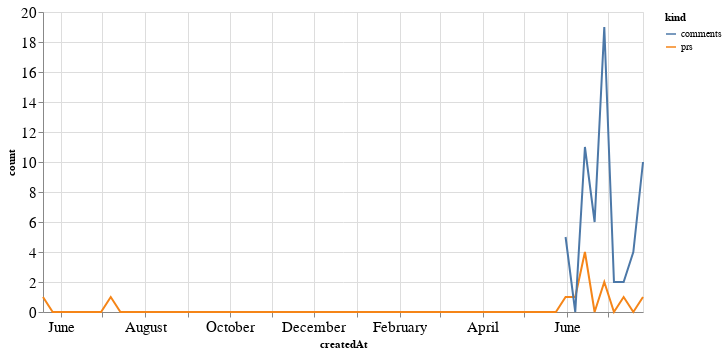

Notebook cell for this chart:
### Code cell
alt.Chart(total_time, width=600).mark_line().encode(
    x='createdAt',
    y='count',
    color='kind'
)

### Figure 1 — Vega-Lite specification as saved in the notebook (floating-point values rounded to 4 significant figures)
{"config": {"axisLeft": {"labelFontSize": 15}, "axisBottom": {"labelFontSize": 15}}, "data": {"name": "data-994253a22a9476f45c2e0a653b8aa02f"}, "mark": "line", "encoding": {"color": {"type": "nominal", "field": "kind"}, "x": {"type": "temporal", "field": "createdAt"}, "y": {"type": "quantitative", "field": "count"}}, "width": 600, "$schema": "https://vega.github.io/schema/vega-lite/v4.8.1.json", "datasets": {"data-994253a22a9476f45c2e0a653b8aa02f": [{"createdAt": "2019-05-19T00:00:00", "kind": "prs", "count": 1.0}, {"createdAt": "2019-05-26T00:00:00", "kind": "prs", "count": 0.0}, {"createdAt": "2019-06-02T00:00:00", "kind": "prs", "count": 0.0}, {"createdAt": "2019-06-09T00:00:00", "kind": "prs", "count": 0.0}, {"createdAt": "2019-06-16T00:00:00", "kind": "prs", "count": 0.0}, {"createdAt": "2019-06-23T00:00:00", "kind": "prs", "count": 0.0}, {"createdAt": "2019-06-30T00:00:00", "kind": "prs", "count": 0.0}, {"createdAt": "2019-07-07T00:00:00", "kind": "prs", "count": 1.0}, {"createdAt": "2019-07-14T00:00:00", "kind": "prs", "count": 0.0}, {"createdAt": "2019-07-21T00:00:00", "kind": "prs", "count": 0.0}, {"createdAt": "2019-07-28T00:00:00", "kind": "prs", "count": 0.0}, {"createdAt": "2019-08-04T00:00:00", "kind": "prs", "count": 0.0}, {"createdAt": "2019-08-11T00:00:00", "kind": "prs", "count": 0.0}, {"createdAt": "2019-08-18T00:00:00", "kind": "prs", "count": 0.0}, {"createdAt": "2019-08-25T00:00:00", "kind": "prs", "count": 0.0}, {"createdAt": "2019-09-01T00:00:00", "kind": "prs", "count": 0.0}, {"createdAt": "2019-09-08T00:00:00", "kind": "prs", "count": 0.0}, {"createdAt": "2019-09-15T00:00:00", "kind": "prs", "count": 0.0}, {"createdAt": "2019-09-22T00:00:00", "kind": "prs", "count": 0.0}, {"createdAt": "2019-09-29T00:00:00", "kind": "prs", "count": 0.0}, {"createdAt": "2019-10-06T00:00:00", "kind": "prs", "count": 0.0}, {"createdAt": "2019-10-13T00:00:00", "kind": "prs", "count": 0.0}, {"createdAt": "2019-10-20T00:00:00", "kind": "prs", "count": 0.0}, {"createdAt": "2019-10-27T00:00:00", "kind": "prs", "count": 0.0}, {"createdAt": "2019-11-03T00:00:00", "kind": "prs", "count": 0.0}, {"createdAt": "2019-11-10T00:00:00", "kind": "prs", "count": 0.0}, {"createdAt": "2019-11-17T00:00:00", "kind": "prs", "count": 0.0}, {"createdAt": "2019-11-24T00:00:00", "kind": "prs", "count": 0.0}, {"createdAt": "2019-12-01T00:00:00", "kind": "prs", "count": 0.0}, {"createdAt": "2019-12-08T00:00:00", "kind": "prs", "count": 0.0}, {"createdAt": "2019-12-15T00:00:00", "kind": "prs", "count": 0.0}, {"createdAt": "2019-12-22T00:00:00", "kind": "prs", "count": 0.0}, {"createdAt": "2019-12-29T00:00:00", "kind": "prs", "count": 0.0}, {"createdAt": "2020-01-05T00:00:00", "kind": "prs", "count": 0.0}, {"createdAt": "2020-01-12T00:00:00", "kind": "prs", "count": 0.0}, {"createdAt": "2020-01-19T00:00:00", "kind": "prs", "count": 0.0}, {"createdAt": "2020-01-26T00:00:00", "kind": "prs", "count": 0.0}, {"createdAt": "2020-02-02T00:00:00", "kind": "prs", "count": 0.0}, {"createdAt": "2020-02-09T00:00:00", "kind": "prs", "count": 0.0}, {"createdAt": "2020-02-16T00:00:00", "kind": "prs", "count": 0.0}, {"createdAt": "2020-02-23T00:00:00", "kind": "prs", "count": 0.0}, {"createdAt": "2020-03-01T00:00:00", "kind": "prs", "count": 0.0}, {"createdAt": "2020-03-08T00:00:00", "kind": "prs", "count": 0.0}, {"createdAt": "2020-03-15T00:00:00", "kind": "prs", "count": 0.0}, {"createdAt": "2020-03-22T00:00:00", "kind": "prs", "count": 0.0}, {"createdAt": "2020-03-29T00:00:00", "kind": "prs", "count": 0.0}, {"createdAt": "2020-04-05T00:00:00", "kind": "prs", "count": 0.0}, {"createdAt": "2020-04-12T00:00:00", "kind": "prs", "count": 0.0}, {"createdAt": "2020-04-19T00:00:00", "kind": "prs", "count": 0.0}, {"createdAt": "2020-04-26T00:00:00", "kind": "prs", "count": 0.0}, {"createdAt": "2020-05-03T00:00:00", "kind": "prs", "count": 0.0}, {"createdAt": "2020-05-10T00:00:00", "kind": "prs", "count": 0.0}, {"createdAt": "2020-05-17T00:00:00", "kind": "prs", "count": 0.0}, {"createdAt": "2020-05-24T00:00:00", "kind": "prs", "count": 0.0}, {"createdAt": "2020-05-31T00:00:00", "kind": "prs", "count": 1.0}, {"createdAt": "2020-06-07T00:00:00", "kind": "prs", "count": 1.0}, {"createdAt": "2020-06-14T00:00:00", "kind": "prs", "count": 4.0}, {"createdAt": "2020-06-21T00:00:00", "kind": "prs", "count": 0.0}, {"createdAt": "2020-06-28T00:00:00", "kind": "prs", "count": 2.0}, {"createdAt": "2020-07-05T00:00:00", "kind": "prs", "count": 0.0}, {"createdAt": "2020-07-12T00:00:00", "kind": "prs", "count": 1.0}, {"createdAt": "2020-07-19T00:00:00", "kind": "prs", "count": 0.0}, {"createdAt": "2020-07-26T00:00:00", "kind": "prs", "count": 1.0}, {"createdAt": "2019-05-19T00:00:00", "kind": "comments", "count": null}, {"createdAt": "2019-05-26T00:00:00", "kind": "comments", "count": null}, {"createdAt": "2019-06-02T00:00:00", "kind": "comments", "count": null}, {"createdAt": "2019-06-09T00:00:00", "kind": "comments", "count": null}, {"createdAt": "2019-06-16T00:00:00", "kind": "comments", "count": null}, {"createdAt": "2019-06-23T00:00:00", "kind": "comments", "count": null}, {"createdAt": "2019-06-30T00:00:00", "kind": "comments", "count": null}, {"createdAt": "2019-07-07T00:00:00", "kind": "comments", "count": null}, {"createdAt": "2019-07-14T00:00:00", "kind": "comments", "count": null}, {"createdAt": "2019-07-21T00:00:00", "kind": "comments", "count": null}, {"createdAt": "2019-07-28T00:00:00", "kind": "comments", "count": null}, {"createdAt": "2019-08-04T00:00:00", "kind": "comments", "count": null}, {"createdAt": "2019-08-11T00:00:00", "kind": "comments", "count": null}, {"createdAt": "2019-08-18T00:00:00", "kind": "comments", "count": null}, {"createdAt": "2019-08-25T00:00:00", "kind": "comments", "count": null}, {"createdAt": "2019-09-01T00:00:00", "kind": "comments", "count": null}, {"createdAt": "2019-09-08T00:00:00", "kind": "comments", "count": null}, {"createdAt": "2019-09-15T00:00:00", "kind": "comments", "count": null}, {"createdAt": "2019-09-22T00:00:00", "kind": "comments", "count": null}, {"createdAt": "2019-09-29T00:00:00", "kind": "comments", "count": null}, {"createdAt": "2019-10-06T00:00:00", "kind": "comments", "count": null}, {"createdAt": "2019-10-13T00:00:00", "kind": "comments", "count": null}, {"createdAt": "2019-10-20T00:00:00", "kind": "comments", "count": null}, {"createdAt": "2019-10-27T00:00:00", "kind": "comments", "count": null}, {"createdAt": "2019-11-03T00:00:00", "kind": "comments", "count": null}, {"createdAt": "2019-11-10T00:00:00", "kind": "comments", "count": null}, {"createdAt": "2019-11-17T00:00:00", "kind": "comments", "count": null}, {"createdAt": "2019-11-24T00:00:00", "kind": "comments", "count": null}, {"createdAt": "2019-12-01T00:00:00", "kind": "comments", "count": null}, {"createdAt": "2019-12-08T00:00:00", "kind": "comments", "count": null}, {"createdAt": "2019-12-15T00:00:00", "kind": "comments", "count": null}, {"createdAt": "2019-12-22T00:00:00", "kind": "comments", "count": null}, {"createdAt": "2019-12-29T00:00:00", "kind": "comments", "count": null}, {"createdAt": "2020-01-05T00:00:00", "kind": "comments", "count": null}, {"createdAt": "2020-01-12T00:00:00", "kind": "comments", "count": null}, {"createdAt": "2020-01-19T00:00:00", "kind": "comments", "count": null}, {"createdAt": "2020-01-26T00:00:00", "kind": "comments", "count": null}, {"createdAt": "2020-02-02T00:00:00", "kind": "comments", "count": null}, {"createdAt": "2020-02-09T00:00:00", "kind": "comments", "count": null}, {"createdAt": "2020-02-16T00:00:00", "kind": "comments", "count": null}, {"createdAt": "2020-02-23T00:00:00", "kind": "comments", "count": null}, {"createdAt": "2020-03-01T00:00:00", "kind": "comments", "count": null}, {"createdAt": "2020-03-08T00:00:00", "kind": "comments", "count": null}, {"createdAt": "2020-03-15T00:00:00", "kind": "comments", "count": null}, {"createdAt": "2020-03-22T00:00:00", "kind": "comments", "count": null}, {"createdAt": "2020-03-29T00:00:00", "kind": "comments", "count": null}, {"createdAt": "2020-04-05T00:00:00", "kind": "comments", "count": null}, {"createdAt": "2020-04-12T00:00:00", "kind": "comments", "count": null}, {"createdAt": "2020-04-19T00:00:00", "kind": "comments", "count": null}, {"createdAt": "2020-04-26T00:00:00", "kind": "comments", "count": null}, {"createdAt": "2020-05-03T00:00:00", "kind": "comments", "count": null}, {"createdAt": "2020-05-10T00:00:00", "kind": "comments", "count": null}, {"createdAt": "2020-05-17T00:00:00", "kind": "comments", "count": null}, {"createdAt": "2020-05-24T00:00:00", "kind": "comments", "count": null}, {"createdAt": "2020-05-31T00:00:00", "kind": "comments", "count": 5.0}, {"createdAt": "2020-06-07T00:00:00", "kind": "comments", "count": 0.0}, {"createdAt": "2020-06-14T00:00:00", "kind": "comments", "count": 11.0}, {"createdAt": "2020-06-21T00:00:00", "kind": "comments", "count": 6.0}, {"createdAt": "2020-06-28T00:00:00", "kind": "comments", "count": 19.0}, {"createdAt": "2020-07-05T00:00:00", "kind": "comments", "count": 2.0}, {"createdAt": "2020-07-12T00:00:00", "kind": "comments", "count": 2.0}, {"createdAt": "2020-07-19T00:00:00", "kind": "comments", "count": 4.0}, {"createdAt": "2020-07-26T00:00:00", "kind": "comments", "count": 10.0}]}}
